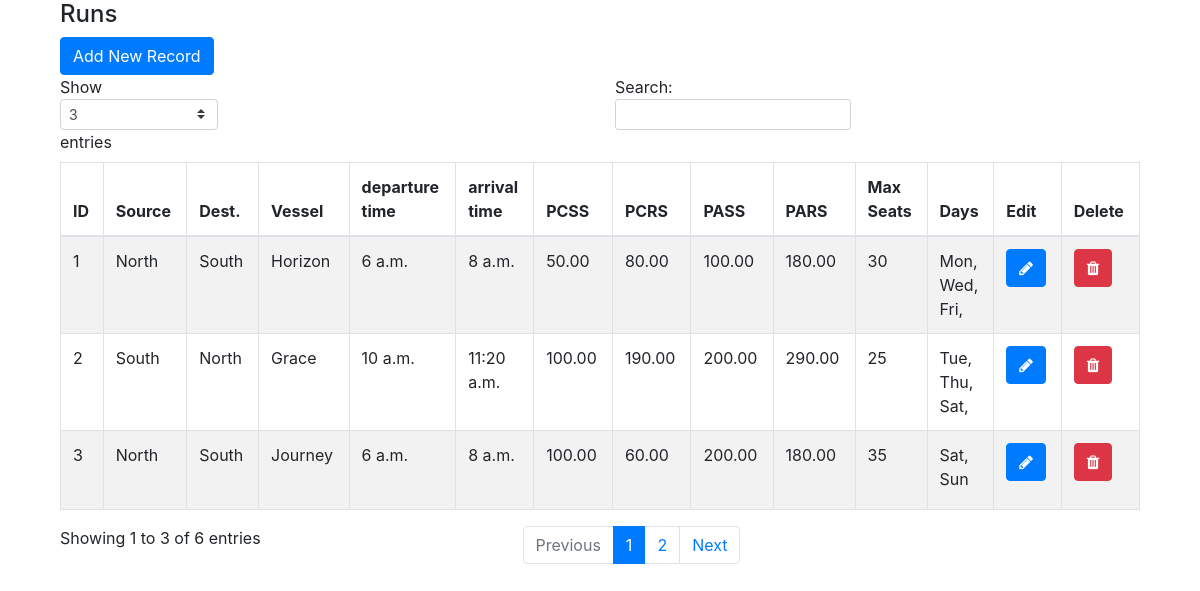
Before: /runs/ with the older database file.
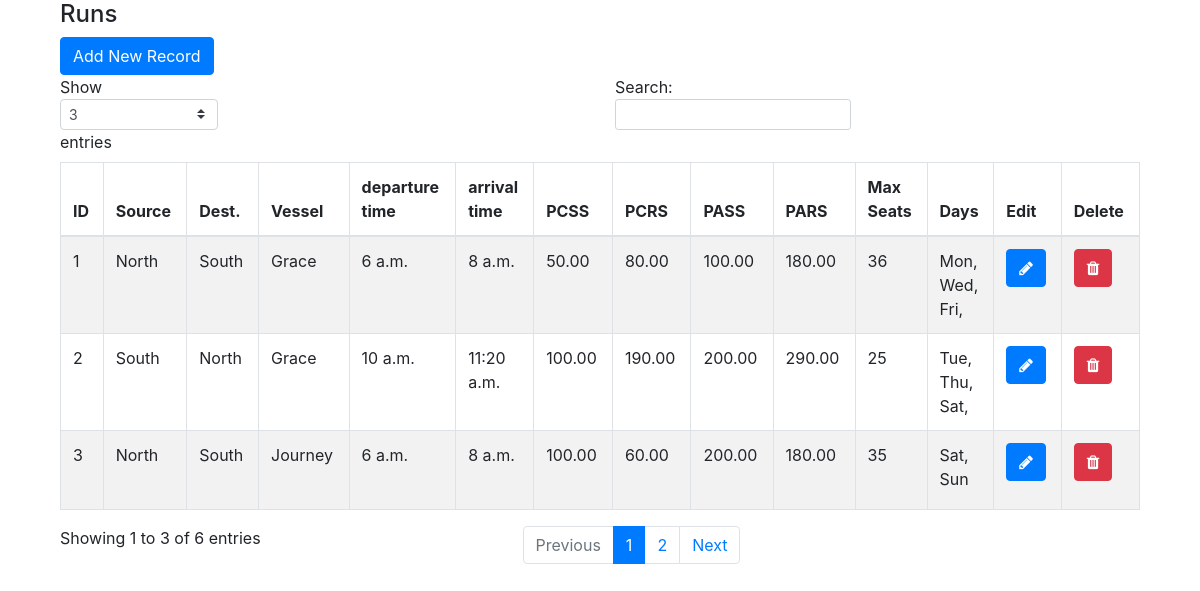
After: the same page with the newer database file.
### run/models.py (models this page shows)
class Run(models.Model):
    vessel_name = models.ForeignKey(Vessel, on_delete=models.SET_NULL,related_name='+',null=True)
    source = models.CharField(max_length=20, null=True)
    destination = models.CharField(max_length=20, null=True)
    departure_time = models.TimeField(null=True)
    arrival_time = models.TimeField(null=True)
    PASS = models.DecimalField(null=True, max_digits=10, decimal_places=2)
    PARS = models.DecimalField(null=True, max_digits=10, decimal_places=2)
    PCSS = models.DecimalField(null=True, max_digits=10, decimal_places=2)
    PCRS = models.DecimalField(null=True, max_digits=10, decimal_places=2)
    max_seats = models.PositiveIntegerField(null=True)
    Mon = models.BooleanField(default=False)
    Tue = models.BooleanField(default=False)
    Wed = models.BooleanField(default=False)
    Thu = models.BooleanField(default=False)
    Fri = models.BooleanField(default=False)
    Sat = models.BooleanField(default=False)
    Sun = models.BooleanField(default=False)

### vessel/models.py (models this page shows)
class Vessel(models.Model):
    vessel_name = models.CharField(max_length=30)
    def __str__(self):
        return self.vessel_name

### manager/views.py (the view)
# urls.py: path('runs/',get_runs),
def get_runs(request):
    runs = Run.objects.all()
    context = {
        'runs' : runs
    }
    print(context)
    return render(request, 'runs.html',context)

### templates/runs.html (shortened to what this page needs)
{% extends 'admin_base.html' %}
{% block content %}
<div class='container'>
    <div class='row'>
        <div class="col-md-12">
            <h4>Runs</h4> <span><a href="/addrun" class="btn btn-primary">Add New Record</a></span>
            <div class="table-responsive">
                <table id="bootstrapdatatable" class="table table-striped table-bordered" width="100%">
                    <thead>
                        <th>ID</th>
                        <th>Source</th>
                        <th>Dest.</th>
                        <th>Vessel</th>
                        <th>departure time</th>
                        <th>arrival time</th>
                        <th>PCSS</th>
                        <th>PCRS</th>
                        <th>PASS</th>
                        <th>PARS</th>
                        <th>Max Seats</th>
                        <th>Days</th>
                        <th>Edit</th>
                        <th>Delete</th>
                    </thead>
                    <tbody>
                    {% for run in runs %}
                        <tr>
                            <td>{{run.id}}</td>
                            <td>{{run.source}}</td>
                            <td>{{run.destination}}</td>
                            <td>{{run.vessel_name}}</td>
                            <td>{{ run.departure_time }}</td>
                            <td>{{ run.arrival_time }}</td>
                            <td>{{ run.PCSS }}</td>
                            <td>{{ run.PCRS }}</td>
                            <td>{{ run.PASS }}</td>
                            <td>{{ run.PARS }}</td>
                            <td>{{ run.max_seats }}</td>
                            <td>
                                {% if run.Mon %}Mon,{% endif %}
                                {% if run.Tue %}Tue,{% endif %}
                                {% if run.Wed %}Wed,{% endif %}
                                {% if run.Thu %}Thu,{% endif %}
                                {% if run.Fri %}Fri,{% endif %}
                                {% if run.Sat %}Sat,{% endif %}
                                {% if run.Sun %}Sun{% endif %}
                            </td>
                        <td><p data-placement="top" data-toggle="tooltip" title="Edit"><a href="/editrun/{{ run.id }}" class="btn btn-primary btn-xs" data-title="Edit" ><span><i class="fa fa-pencil" aria-hidden="true"></span></i></a></p></td>
                        <td><p data-placement="top" data-toggle="tooltip" title="Delete"><a href="/deleterun/{{ run.id }}" class="btn btn-danger btn-xs" data-title="Delete"><span><i class="fa fa-trash" aria-hidden="true"></i></span></a></p></td>
                        </tr>
                    {% endfor %}
                    </tbody>
                </table>
            </div>
        </div>
    </div>
</div>
{% endblock %}

Changed rows visible on the page:
changed Run id 1: vessel_name "Horizon" → "Grace"; max_seats "30" → "36"
